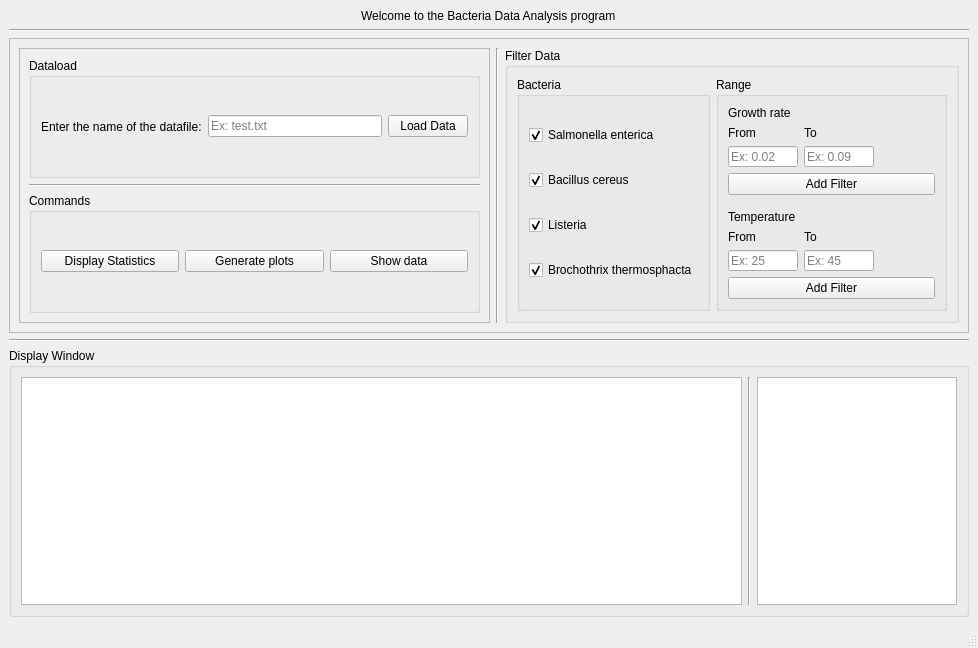
<?xml version="1.0" encoding="UTF-8"?>
<ui version="4.0">
 <class>MainWindow</class>
 <widget class="QMainWindow" name="MainWindow">
  <property name="geometry">
   <rect>
    <x>0</x>
    <y>0</y>
    <width>978</width>
    <height>648</height>
   </rect>
  </property>
  <property name="windowTitle">
   <string>Bacteria Data Analysis</string>
  </property>
  <widget class="QWidget" name="centralwidget">
   <layout class="QVBoxLayout" name="verticalLayout">
    <item alignment="Qt::AlignHCenter">
     <widget class="QLabel" name="welcome_label">
      <property name="text">
       <string>Welcome to the Bacteria Data Analysis program</string>
      </property>
     </widget>
    </item>
    <item>
     <widget class="Line" name="line">
      <property name="orientation">
       <enum>Qt::Horizontal</enum>
      </property>
     </widget>
    </item>
    <item>
     <widget class="QFrame" name="frame">
      <property name="maximumSize">
       <size>
        <width>1000000</width>
        <height>300</height>
       </size>
      </property>
      <property name="frameShape">
       <enum>QFrame::StyledPanel</enum>
      </property>
      <property name="frameShadow">
       <enum>QFrame::Raised</enum>
      </property>
      <layout class="QHBoxLayout" name="horizontalLayout">
       <item>
        <widget class="QFrame" name="command_frame">
         <property name="frameShape">
          <enum>QFrame::StyledPanel</enum>
         </property>
         <property name="frameShadow">
          <enum>QFrame::Raised</enum>
         </property>
         <layout class="QVBoxLayout" name="verticalLayout_3">
          <item>
           <widget class="QGroupBox" name="dataload_box">
            <property name="title">
             <string>Dataload</string>
            </property>
            <layout class="QHBoxLayout" name="horizontalLayout_2">
             <item>
              <widget class="QLabel" name="dataload_label">
               <property name="text">
                <string>Enter the name of the datafile:</string>
               </property>
              </widget>
             </item>
             <item>
              <widget class="QLineEdit" name="dataload_input">
               <property name="minimumSize">
                <size>
                 <width>104</width>
                 <height>21</height>
                </size>
               </property>
               <property name="toolTip">
                <string>&lt;html&gt;&lt;head/&gt;&lt;body&gt;&lt;p&gt;Please enter a filename&lt;/p&gt;&lt;/body&gt;&lt;/html&gt;</string>
               </property>
               <property name="text">
                <string/>
               </property>
               <property name="placeholderText">
                <string>Ex: test.txt</string>
               </property>
              </widget>
             </item>
             <item>
              <widget class="QPushButton" name="dataload_btn">
               <property name="toolTip">
                <string>&lt;html&gt;&lt;head/&gt;&lt;body&gt;&lt;p&gt;Loads the datafile given to the left&lt;/p&gt;&lt;/body&gt;&lt;/html&gt;</string>
               </property>
               <property name="text">
                <string>Load Data</string>
               </property>
              </widget>
             </item>
            </layout>
           </widget>
          </item>
          <item>
           <widget class="Line" name="line_5">
            <property name="orientation">
             <enum>Qt::Horizontal</enum>
            </property>
           </widget>
          </item>
          <item>
           <widget class="QGroupBox" name="command_box">
            <property name="title">
             <string>Commands</string>
            </property>
            <layout class="QGridLayout" name="gridLayout">
             <item row="0" column="0">
              <widget class="QPushButton" name="stat_btn">
               <property name="toolTip">
                <string>&lt;html&gt;&lt;head/&gt;&lt;body&gt;&lt;p&gt;Displays statistics based on current data&lt;/p&gt;&lt;/body&gt;&lt;/html&gt;</string>
               </property>
               <property name="text">
                <string>Display Statistics</string>
               </property>
              </widget>
             </item>
             <item row="0" column="2">
              <widget class="QPushButton" name="showdata_btn">
               <property name="toolTip">
                <string>&lt;html&gt;&lt;head/&gt;&lt;body&gt;&lt;p&gt;Shows current data&lt;/p&gt;&lt;/body&gt;&lt;/html&gt;</string>
               </property>
               <property name="text">
                <string>Show data</string>
               </property>
              </widget>
             </item>
             <item row="0" column="1">
              <widget class="QPushButton" name="plot_btn">
               <property name="toolTip">
                <string>&lt;html&gt;&lt;head/&gt;&lt;body&gt;&lt;p&gt;Generates plots on current data&lt;/p&gt;&lt;/body&gt;&lt;/html&gt;</string>
               </property>
               <property name="text">
                <string>Generate plots</string>
               </property>
              </widget>
             </item>
            </layout>
           </widget>
          </item>
         </layout>
        </widget>
       </item>
       <item>
        <widget class="Line" name="line_3">
         <property name="orientation">
          <enum>Qt::Vertical</enum>
         </property>
        </widget>
       </item>
       <item>
        <widget class="QGroupBox" name="filterdata_box">
         <property name="maximumSize">
          <size>
           <width>454</width>
           <height>340</height>
          </size>
         </property>
         <property name="title">
          <string>Filter Data</string>
         </property>
         <layout class="QHBoxLayout" name="horizontalLayout_4">
          <item>
           <widget class="QGroupBox" name="bacteria_box">
            <property name="title">
             <string>Bacteria</string>
            </property>
            <layout class="QVBoxLayout" name="verticalLayout_2">
             <item>
              <widget class="QCheckBox" name="bac1_chk">
               <property name="text">
                <string>Salmonella enterica</string>
               </property>
               <property name="checked">
                <bool>true</bool>
               </property>
              </widget>
             </item>
             <item>
              <widget class="QCheckBox" name="bac2_chk">
               <property name="text">
                <string>Bacillus cereus</string>
               </property>
               <property name="checked">
                <bool>true</bool>
               </property>
              </widget>
             </item>
             <item>
              <widget class="QCheckBox" name="bac3_chk">
               <property name="text">
                <string>Listeria</string>
               </property>
               <property name="checked">
                <bool>true</bool>
               </property>
              </widget>
             </item>
             <item>
              <widget class="QCheckBox" name="bac4_chk">
               <property name="text">
                <string>Brochothrix thermosphacta</string>
               </property>
               <property name="checked">
                <bool>true</bool>
               </property>
              </widget>
             </item>
            </layout>
           </widget>
          </item>
          <item>
           <widget class="QGroupBox" name="range_box">
            <property name="title">
             <string>Range</string>
            </property>
            <layout class="QFormLayout" name="formLayout">
             <property name="fieldGrowthPolicy">
              <enum>QFormLayout::AllNonFixedFieldsGrow</enum>
             </property>
             <property name="labelAlignment">
              <set>Qt::AlignLeading|Qt::AlignLeft|Qt::AlignVCenter</set>
             </property>
             <item row="2" column="0">
              <widget class="QLabel" name="growth_label">
               <property name="toolTip">
                <string>&lt;html&gt;&lt;head/&gt;&lt;body&gt;&lt;p&gt;Goat&lt;/p&gt;&lt;/body&gt;&lt;/html&gt;</string>
               </property>
               <property name="text">
                <string>Growth rate</string>
               </property>
              </widget>
             </item>
             <item row="4" column="1">
              <widget class="QLabel" name="growthto_label">
               <property name="text">
                <string>To</string>
               </property>
              </widget>
             </item>
             <item row="5" column="1">
              <widget class="QLineEdit" name="growthto_input">
               <property name="minimumSize">
                <size>
                 <width>70</width>
                 <height>21</height>
                </size>
               </property>
               <property name="maximumSize">
                <size>
                 <width>70</width>
                 <height>21</height>
                </size>
               </property>
               <property name="placeholderText">
                <string>Ex: 0.09</string>
               </property>
              </widget>
             </item>
             <item row="6" column="0" colspan="2">
              <widget class="QPushButton" name="growth_btn">
               <property name="text">
                <string>Add Filter</string>
               </property>
              </widget>
             </item>
             <item row="7" column="0">
              <widget class="Line" name="line_4">
               <property name="orientation">
                <enum>Qt::Horizontal</enum>
               </property>
              </widget>
             </item>
             <item row="8" column="0">
              <widget class="QLabel" name="temp_label">
               <property name="text">
                <string>Temperature</string>
               </property>
              </widget>
             </item>
             <item row="9" column="0">
              <widget class="QLabel" name="tempfrom_label">
               <property name="text">
                <string>From</string>
               </property>
              </widget>
             </item>
             <item row="9" column="1">
              <widget class="QLabel" name="tempto_label">
               <property name="text">
                <string>To</string>
               </property>
              </widget>
             </item>
             <item row="10" column="0">
              <widget class="QLineEdit" name="tempfrom_input">
               <property name="minimumSize">
                <size>
                 <width>70</width>
                 <height>21</height>
                </size>
               </property>
               <property name="maximumSize">
                <size>
                 <width>70</width>
                 <height>21</height>
                </size>
               </property>
               <property name="placeholderText">
                <string>Ex: 25</string>
               </property>
              </widget>
             </item>
             <item row="11" column="0" colspan="2">
              <widget class="QPushButton" name="tempBtn">
               <property name="text">
                <string>Add Filter</string>
               </property>
              </widget>
             </item>
             <item row="4" column="0">
              <widget class="QLabel" name="growthfrom_label">
               <property name="whatsThis">
                <string>&lt;html&gt;&lt;head/&gt;&lt;body&gt;&lt;p&gt;Goat&lt;/p&gt;&lt;/body&gt;&lt;/html&gt;</string>
               </property>
               <property name="text">
                <string>From</string>
               </property>
               <property name="alignment">
                <set>Qt::AlignLeading|Qt::AlignLeft|Qt::AlignVCenter</set>
               </property>
              </widget>
             </item>
             <item row="5" column="0">
              <widget class="QLineEdit" name="growthfrom_input">
               <property name="minimumSize">
                <size>
                 <width>70</width>
                 <height>21</height>
                </size>
               </property>
               <property name="maximumSize">
                <size>
                 <width>70</width>
                 <height>21</height>
                </size>
               </property>
               <property name="placeholderText">
                <string>Ex: 0.02</string>
               </property>
               <property name="clearButtonEnabled">
                <bool>false</bool>
               </property>
              </widget>
             </item>
             <item row="10" column="1">
              <widget class="QLineEdit" name="tempto_input">
               <property name="minimumSize">
                <size>
                 <width>70</width>
                 <height>21</height>
                </size>
               </property>
               <property name="maximumSize">
                <size>
                 <width>70</width>
                 <height>21</height>
                </size>
               </property>
               <property name="text">
                <string/>
               </property>
               <property name="placeholderText">
                <string>Ex: 45</string>
               </property>
              </widget>
             </item>
            </layout>
           </widget>
          </item>
         </layout>
        </widget>
       </item>
      </layout>
     </widget>
    </item>
    <item>
     <widget class="Line" name="line_2">
      <property name="orientation">
       <enum>Qt::Horizontal</enum>
      </property>
     </widget>
    </item>
    <item>
     <widget class="QGroupBox" name="display_box">
      <property name="title">
       <string>Display Window</string>
      </property>
      <layout class="QHBoxLayout" name="horizontalLayout_5">
       <item>
        <widget class="QTextEdit" name="display_window">
         <property name="readOnly">
          <bool>true</bool>
         </property>
        </widget>
       </item>
       <item>
        <widget class="Line" name="line_6">
         <property name="orientation">
          <enum>Qt::Vertical</enum>
         </property>
        </widget>
       </item>
       <item>
        <widget class="QTextEdit" name="filter_window">
         <property name="maximumSize">
          <size>
           <width>200</width>
           <height>1000000</height>
          </size>
         </property>
         <property name="acceptDrops">
          <bool>false</bool>
         </property>
         <property name="toolTip">
          <string>Gut</string>
         </property>
         <property name="statusTip">
          <string/>
         </property>
         <property name="autoFillBackground">
          <bool>false</bool>
         </property>
         <property name="readOnly">
          <bool>true</bool>
         </property>
        </widget>
       </item>
      </layout>
     </widget>
    </item>
   </layout>
  </widget>
  <widget class="QMenuBar" name="menubar">
   <property name="geometry">
    <rect>
     <x>0</x>
     <y>0</y>
     <width>978</width>
     <height>22</height>
    </rect>
   </property>
  </widget>
  <widget class="QStatusBar" name="statusbar"/>
 </widget>
 <resources/>
 <connections/>
</ui>
